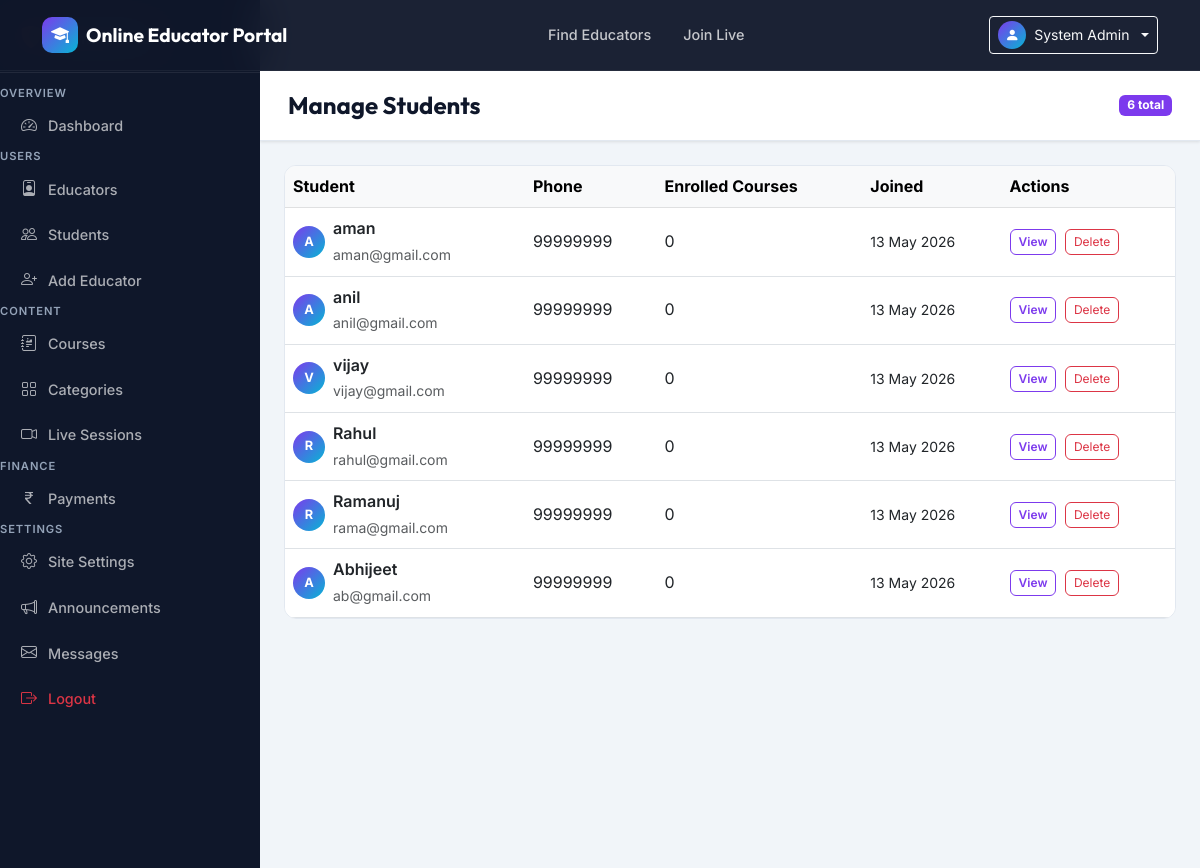
Page /api/admin-panel/students/ (signed in, upper part) on the earlier database version.
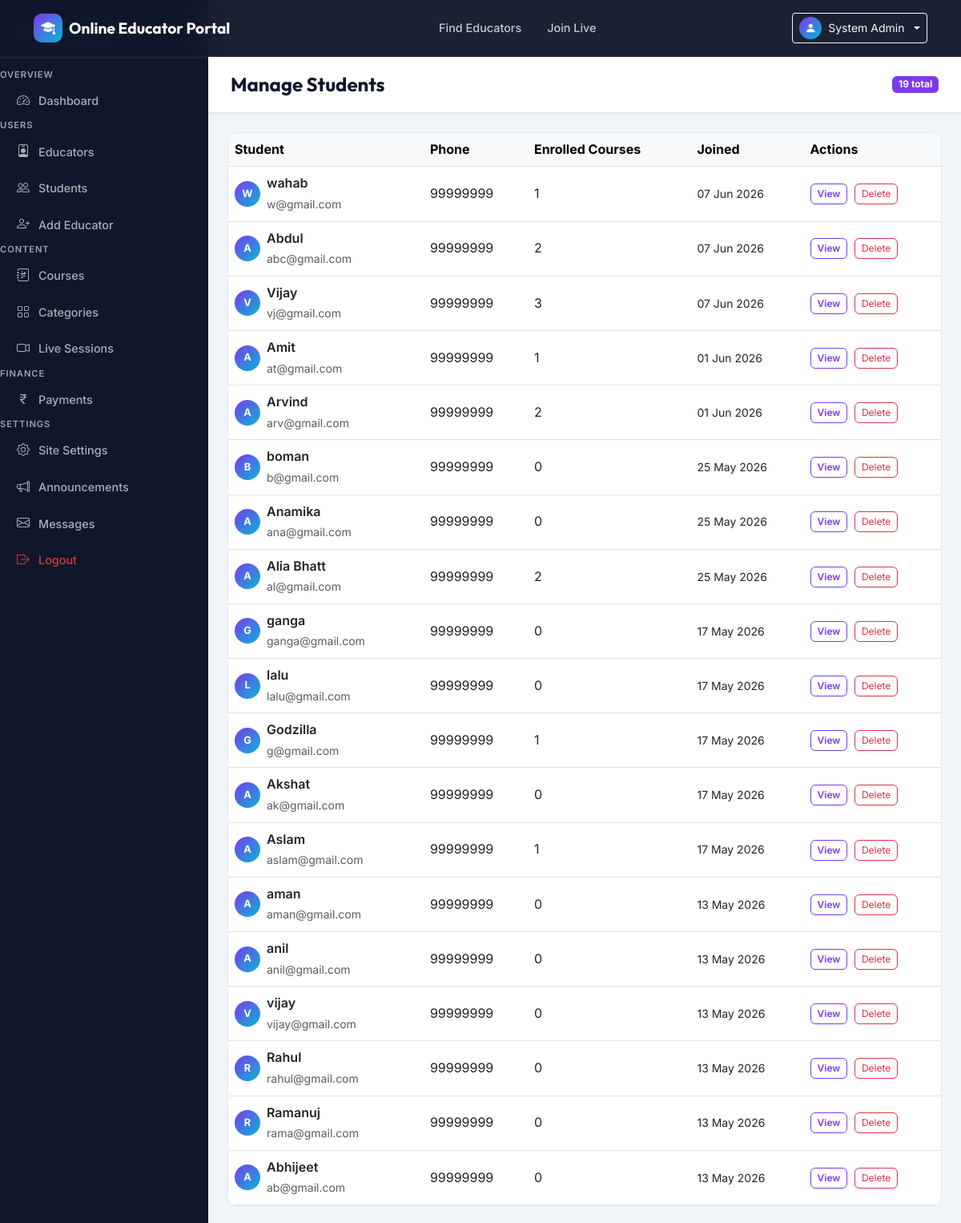
Same page on the later database version.
### apps/core/models.py (models this page shows, shortened)
class SiteSettings(models.Model):
    site_name = models.CharField(max_length=100, default='Online Educator Portal')
    tagline = models.CharField(max_length=200, default='Learn from the Best Educators')
    logo = models.ImageField(upload_to='site/', blank=True, null=True)
    hero_title = models.CharField(max_length=200, default='Find Your Perfect Educator')
    hero_subtitle = models.TextField(default='Connect with expert educators and unlock your potential.')
    hero_image = models.ImageField(upload_to='site/', blank=True, null=True)
    about_content = models.TextField(blank=True)
    contact_email = models.EmailField(blank=True)
    contact_phone = models.CharField(max_length=20, blank=True)
    contact_address = models.TextField(blank=True)
    facebook_url = models.URLField(blank=True)
    twitter_url = models.URLField(blank=True)
    linkedin_url = models.URLField(blank=True)
    youtube_url = models.URLField(blank=True)
    updated_at = models.DateTimeField(auto_now=True)
    class Meta:
        verbose_name = 'Site Settings'
        verbose_name_plural = 'Site Settings'
    @classmethod
    def get_settings(cls):
        obj, _ = cls.objects.get_or_create(pk=1)
        return obj

### apps/authentication/models.py (models this page shows, shortened)
class User(AbstractBaseUser, PermissionsMixin):
    ROLE_CHOICES = [
        ('admin', 'Admin'),
        ('educator', 'Educator'),
        ('student', 'Student'),
    ]
    email = models.EmailField(unique=True)
    full_name = models.CharField(max_length=150)
    phone = models.CharField(max_length=15, blank=True)
    role = models.CharField(max_length=10, choices=ROLE_CHOICES, default='student')
    avatar = models.ImageField(upload_to='avatars/', blank=True, null=True)
    is_active = models.BooleanField(default=True)
    is_staff = models.BooleanField(default=False)
    is_approved = models.BooleanField(default=True)  # Educators need admin approval
    selected_category = models.ForeignKey('courses.Category', on_delete=models.SET_NULL, null=True, blank=True, related_name='students')
    linked_educator = models.ForeignKey('self', on_delete=models.SET_NULL, null=True, blank=True, related_name='linked_students', limit_choices_to={'role': 'educator'}, help_text='Educator linked via promo code')
    date_joined = models.DateTimeField(default=timezone.now)
    last_login = models.DateTimeField(null=True, blank=True)
    USERNAME_FIELD = 'email'
    REQUIRED_FIELDS = ['full_name']
    objects = UserManager()
    class Meta:
        verbose_name = 'User'
        verbose_name_plural = 'Users'

### apps/api/admin_views.py (the view)
    def wrapper(request, *args, **kwargs):
        if not request.user.is_authenticated:
            return redirect('login')
        if request.user.role != 'admin':
            messages.error(request, 'Admin access required.')
            return redirect('home')
        return view_func(request, *args, **kwargs)

### apps/api/admin_views.py (called while the page is built)
def admin_required(view_func):
    def wrapper(request, *args, **kwargs):
        if not request.user.is_authenticated:
            return redirect('login')
        if request.user.role != 'admin':
            messages.error(request, 'Admin access required.')
            return redirect('home')
        return view_func(request, *args, **kwargs)
    wrapper.__name__ = view_func.__name__
    return wrapper

@admin_required
def manage_students(request):
    students = User.objects.filter(role='student').order_by('-date_joined')
    return render(request, 'admin_panel/students.html', {'students': students})

### apps/core/context_processors.py (called while the page is built)
def site_settings(request):
    return {'site_settings': SiteSettings.get_settings()}

### templates/admin_panel/students.html (shortened to what this page needs)
{% extends 'base.html' %}
{% block body_class %}dashboard-body{% endblock %}
{% block content %}
<div class="dashboard-layout">
  {% include 'admin_panel/sidebar.html' %}
  <div class="dashboard-main">
    <div class="dashboard-topbar"><h4 class="mb-0">Manage Students</h4><span class="badge bg-primary">{{ students.count }} total</span></div>
    <div class="p-4">
      <div class="dash-card">
        <div class="table-responsive">
          <table class="table table-hover align-middle mb-0">
            <thead class="table-light"><tr><th>Student</th><th>Phone</th><th>Enrolled Courses</th><th>Joined</th><th>Actions</th></tr></thead>
            <tbody>
              {% for student in students %}
              <tr>
                <td>
                  <div class="d-flex align-items-center gap-2">
                    {% if student.avatar %}<img src="{{ student.avatar.url }}" class="rounded-circle" width="36" height="36" style="object-fit:cover">{% else %}<div class="avatar-xs">{{ student.full_name|first|upper }}</div>{% endif %}
                    <div><span class="fw-semibold">{{ student.full_name }}</span><br><small class="text-muted">{{ student.email }}</small></div>
                  </div>
                </td>
                <td>{{ student.phone|default:"-" }}</td>
                <td>{{ student.enrollments.count }}</td>
                <td><small>{{ student.date_joined|date:"d M Y" }}</small></td>
                <td>
                  <a href="{% url 'student_detail_admin' student.pk %}" class="btn btn-xs btn-outline-primary">View</a>
                  <form method="post" action="{% url 'delete_user' student.pk %}" class="d-inline" onsubmit="return confirm('Delete this student?')">{% csrf_token %}<button class="btn btn-xs btn-outline-danger ms-1">Delete</button></form>
                </td>
              </tr>
              {% empty %}
              <tr><td colspan="5" class="text-center py-4 text-muted">No students registered yet.</td></tr>
              {% endfor %}
            </tbody>
          </table>
        </div>
      </div>
    </div>
  </div>
</div>
{% endblock %}

### templates/base.html (shortened to what this page needs)
<!DOCTYPE html>
<html lang="en">
<head>
    <link href="https://cdn.jsdelivr.net/npm/bootstrap@5.3.0/dist/css/bootstrap.min.css" rel="stylesheet">
    <link href="https://cdn.jsdelivr.net/npm/bootstrap-icons@1.11.0/font/bootstrap-icons.css" rel="stylesheet">
    {% load static %}
    <link rel="stylesheet" href="{% static 'css/main.css' %}">
    <link rel="stylesheet" href="https://cdn.plyr.io/3.7.8/plyr.css" />
</head>
<body class="{% block body_class %}{% endblock %}">
<nav class="navbar navbar-expand-lg navbar-dark sticky-top" id="mainNav">
    <div class="container">
        <a class="navbar-brand d-flex align-items-center gap-2" href="{% url 'home' %}">
            {% if site_settings.logo %}
                <img src="{{ site_settings.logo.url }}" alt="Logo" height="36" class="rounded">
            {% else %}
                <div class="brand-icon"><i class="bi bi-mortarboard-fill"></i></div>
            {% endif %}
            <span class="brand-text">{{ site_settings.site_name|default:'EduPortal' }}</span>
        </a>
        <div class="collapse navbar-collapse" id="navMenu">
            <ul class="navbar-nav mx-auto gap-1">
                {% if not user.is_authenticated or user.role != 'educator' %}
                {% if not user.is_authenticated or not user.linked_educator %}
                <li class="nav-item"><a class="nav-link {% if 'educator_listing' in request.resolver_match.url_name %}active{% endif %}" href="{% url 'educator_listing' %}">Find Educators</a></li>
                {% endif %}
                {% endif %}
                <li class="nav-item"><a class="nav-link" href="{% url 'join_live_session' %}">Join Live</a></li>
            </ul>
            <div class="navbar-actions d-flex align-items-center gap-2">
                {% if user.is_authenticated %}
                    <div class="dropdown">
                        <button class="btn btn-outline-light btn-sm dropdown-toggle d-flex align-items-center gap-2" type="button" data-bs-toggle="dropdown">
                            {% if user.avatar %}
                                <img src="{{ user.avatar.url }}" class="rounded-circle" width="28" height="28" style="object-fit:cover;">
                            {% else %}
                                <div class="avatar-sm"><i class="bi bi-person-fill"></i></div>
                            {% endif %}
                            {{ user.full_name|truncatechars:15 }}
                        </button>
                    </div>
                {% else %}
                    <a href="{% url 'login' %}" class="btn btn-outline-light btn-sm">Login</a>
                    <a href="{% url 'register_student' %}" class="btn btn-primary btn-sm">Register</a>
                {% endif %}
            </div>
        </div>
    </div>
</nav>
<main>{% block content %}{% endblock %}</main>
</body>
</html>

### templates/admin_panel/sidebar.html (shortened to what this page needs)
<nav class="dashboard-sidebar admin-sidebar">
  <div class="sidebar-brand"><span>Admin Panel</span></div>
  <ul class="sidebar-nav">
    <li class="sidebar-section">Overview</li>
    <li><a href="{% url 'admin_dashboard' %}" class="sidebar-link {% if request.resolver_match.url_name == 'admin_dashboard' %}active{% endif %}"><i class="bi bi-speedometer2"></i><span>Dashboard</span></a></li>
    <li class="sidebar-section">Users</li>
    <li><a href="{% url 'manage_educators' %}" class="sidebar-link"><i class="bi bi-person-badge"></i><span>Educators</span></a></li>
    <li><a href="{% url 'manage_students' %}" class="sidebar-link"><i class="bi bi-people"></i><span>Students</span></a></li>
    <li><a href="{% url 'create_educator_admin' %}" class="sidebar-link"><i class="bi bi-person-plus"></i><span>Add Educator</span></a></li>
    <li class="sidebar-section">Content</li>
    <li><a href="{% url 'manage_courses' %}" class="sidebar-link"><i class="bi bi-journal-richtext"></i><span>Courses</span></a></li>
    <li><a href="{% url 'manage_categories' %}" class="sidebar-link"><i class="bi bi-grid"></i><span>Categories</span></a></li>
    <li><a href="{% url 'monitor_live_sessions' %}" class="sidebar-link"><i class="bi bi-camera-video"></i><span>Live Sessions</span></a></li>
    <li class="sidebar-section">Finance</li>
    <li><a href="{% url 'manage_payments' %}" class="sidebar-link"><i class="bi bi-currency-rupee"></i><span>Payments</span></a></li>
    <li class="sidebar-section">Settings</li>
    <li><a href="{% url 'site_settings_admin' %}" class="sidebar-link"><i class="bi bi-gear"></i><span>Site Settings</span></a></li>
    <li><a href="{% url 'announcements_admin' %}" class="sidebar-link"><i class="bi bi-megaphone"></i><span>Announcements</span></a></li>
    <li><a href="{% url 'contact_messages' %}" class="sidebar-link"><i class="bi bi-envelope"></i><span>Messages</span></a></li>
    <li><a href="{% url 'logout' %}" class="sidebar-link text-danger"><i class="bi bi-box-arrow-right"></i><span>Logout</span></a></li>
  </ul>
</nav>

### static/css/main.css (style rules this page uses)
:root { --primary: #7c3aed; --primary-dark: #5b21b6; --primary-light: #ede9fe; --secondary: #06b6d4; --success: #10b981; --warning: #f59e0b; --danger: #ef4444; --dark: #0f172a; --dark-2: #1e293b; --dark-3: #334155; --text: #334155; --text-muted: #94a3b8; --border: #e2e8f0; --bg: #f8fafc; --card-bg: #ffffff; --gradient: linear-gradient(135deg, #7c3aed 0%, #06b6d4 100%); --gradient-dark: linear-gradient(135deg, #0f172a 0%, #1e1b4b 100%); --shadow-sm: 0 1px 3px rgba(0,0,0,0.1); --shadow: 0 4px 20px rgba(124,58,237,0.1); --shadow-lg: 0 20px 60px rgba(124,58,237,0.15); --radius: 12px; --radius-sm: 8px; --radius-lg: 20px; --transition: all 0.3s cubic-bezier(0.4,0,0.2,1); }
* { margin: 0; padding: 0; box-sizing: border-box; }
body { font-family: 'Inter', sans-serif; color: var(--text); background: var(--bg); line-height: 1.6; }
#mainNav { background: rgba(15,23,42,0.95); backdrop-filter: blur(20px); border-bottom: 1px solid rgba(255,255,255,0.05); transition: var(--transition); padding: 12px 0; }
.navbar-nav .nav-link { color: rgba(255,255,255,0.75) !important; font-weight: 500; padding: 8px 14px !important; border-radius: var(--radius-sm); transition: var(--transition); font-size: 0.9rem; }
.brand-icon { width: 36px; height: 36px; background: var(--gradient); border-radius: 10px; display: flex; align-items: center; justify-content: center; font-size: 18px; color: #fff; }
.brand-text { font-family: 'Outfit', sans-serif; font-weight: 700; font-size: 1.2rem; color: #fff; }
.avatar-sm { width: 28px; height: 28px; background: var(--gradient); border-radius: 50%; display: flex; align-items: center; justify-content: center; color: #fff; font-size: 14px; }
.dashboard-body { overflow-x: hidden; }
.dashboard-layout { display: flex; min-height: 100vh; }
.dashboard-sidebar { width: 260px; background: var(--dark); position: fixed; top: 0; left: 0; bottom: 0; z-index: 1000; display: flex; flex-direction: column; overflow-y: auto; transition: var(--transition); }
.sidebar-brand { display: flex; align-items: center; gap: 10px; padding: 20px 20px 16px; color: #fff; font-family: 'Outfit', sans-serif; font-weight: 700; font-size: 1.1rem; border-bottom: 1px solid rgba(255,255,255,0.08); }
.sidebar-nav { list-style: none; padding: 12px 0; flex: 1; }
.sidebar-nav li { padding: 0; }
.sidebar-section { padding: 14px 20px 6px; font-size: 0.7rem; text-transform: uppercase; letter-spacing: 0.08em; color: var(--text-muted); font-weight: 600; }
.sidebar-link { display: flex; align-items: center; gap: 10px; padding: 10px 20px; color: rgba(255,255,255,0.65); text-decoration: none; font-size: 0.9rem; font-weight: 500; transition: var(--transition); border-radius: 0; position: relative; }
.sidebar-link i { font-size: 1rem; width: 18px; text-align: center; }
.dashboard-main { margin-left: 260px; flex: 1; padding: 0; min-height: 100vh; background: #f1f5f9; }
.dashboard-topbar { background: #fff; padding: 20px 28px; border-bottom: 1px solid var(--border); display: flex; justify-content: space-between; align-items: center; position: sticky; top: 0; z-index: 100; box-shadow: var(--shadow-sm); }
.dashboard-topbar h4 { font-family: 'Outfit', sans-serif; font-weight: 700; color: var(--dark); }
.dash-card { background: var(--card-bg); border-radius: var(--radius); border: 1px solid var(--border); overflow: hidden; }
.avatar-xs { width: 32px; height: 32px; background: var(--gradient); border-radius: 50%; display: flex; align-items: center; justify-content: center; color: #fff; font-weight: 700; font-size: 0.8rem; flex-shrink: 0; }
.btn-xs { font-size: 0.75rem; padding: 3px 8px; }
.btn-outline-primary { border-color: var(--primary); color: var(--primary); font-weight: 600; }
.bg-primary { background: var(--primary) !important; }

Differences in the rows shown:
added User: full_name|first "W", full_name "wahab", email "w@gmail.com", phone "99999999", enrollments.count "1", date_joined "07 Jun 2026"
added User: full_name|first "A", full_name "Abdul", email "abc@gmail.com", phone "99999999", enrollments.count "2", date_joined "07 Jun 2026"
added User: full_name|first "V", full_name "Vijay", email "vj@gmail.com", phone "99999999", enrollments.count "3", date_joined "07 Jun 2026"
added User: full_name|first "A", full_name "Amit", email "at@gmail.com", phone "99999999", enrollments.count "1", date_joined "01 Jun 2026"
added User: full_name|first "A", full_name "Arvind", email "arv@gmail.com", phone "99999999", enrollments.count "2", date_joined "01 Jun 2026"
added User: full_name|first "B", full_name "boman", email "b@gmail.com", phone "99999999", enrollments.count "0", date_joined "25 May 2026"
added User: full_name|first "A", full_name "Anamika", email "ana@gmail.com", phone "99999999", enrollments.count "0", date_joined "25 May 2026"
added User: full_name|first "A", full_name "Alia Bhatt", email "al@gmail.com", phone "99999999", enrollments.count "2", date_joined "25 May 2026"
added User: full_name|first "G", full_name "ganga", email "ganga@gmail.com", phone "99999999", enrollments.count "0", date_joined "17 May 2026"
added User: full_name|first "L", full_name "lalu", email "lalu@gmail.com", phone "99999999", enrollments.count "0", date_joined "17 May 2026"
added User: full_name|first "G", full_name "Godzilla", email "g@gmail.com", phone "99999999", enrollments.count "1", date_joined "17 May 2026"
added User: full_name|first "A", full_name "Akshat", email "ak@gmail.com", phone "99999999", enrollments.count "0", date_joined "17 May 2026"
added User: full_name|first "A", full_name "Aslam", email "aslam@gmail.com", phone "99999999", enrollments.count "1", date_joined "17 May 2026"
Other differences:
{{ students.count }}: "6" → "19"
